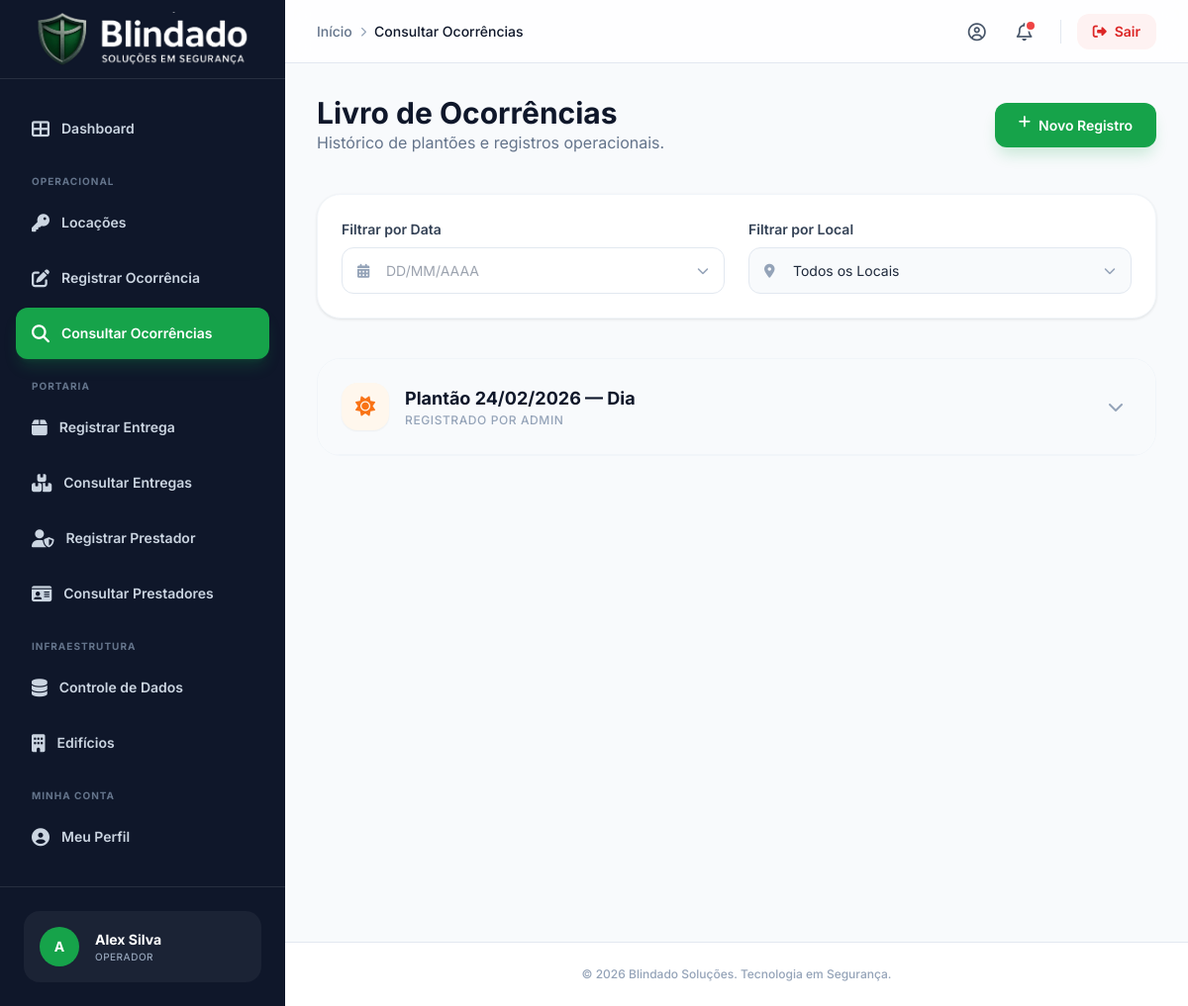
Page /admin/consultar_ocorrencia.php (signed in) on the committed database.
### tables this page shows
CREATE TABLE `ocorrencias` (
  `id` int(11) NOT NULL,
  `usuario_id` int(11) NOT NULL,
  `atualizado_por` int(11) DEFAULT NULL,
  `data_atualizacao` datetime DEFAULT NULL,
  `supervisor_nome` varchar(255) NOT NULL,
  `operadores_nomes` text NOT NULL,
  `edificio_id` int(11) DEFAULT NULL,
  `base_id` int(11) DEFAULT NULL,
  `descricao` text NOT NULL,
  `periodo_dia` enum('dia','noite') DEFAULT NULL,
  `data_ocorrencia` date NOT NULL,
  `data_criacao` timestamp NOT NULL DEFAULT current_timestamp()
);

CREATE TABLE `usuarios` (
  `id` int(11) NOT NULL,
  `nome` varchar(255) NOT NULL,
  `nome_real` varchar(255) DEFAULT NULL,
  `rg` varchar(20) DEFAULT NULL,
  `cpf` varchar(14) DEFAULT NULL,
  `data_admissao` date DEFAULT NULL,
  `numero_cartao` varchar(20) DEFAULT NULL,
  `foto_colaborador` varchar(255) DEFAULT NULL,
  `arquivo_cpf` varchar(255) DEFAULT NULL,
  `arquivo_rg` varchar(255) DEFAULT NULL,
  `categoria` enum('gerente','supervisor','administrativo','operador','colaborador','diretor','tecnico') NOT NULL,
  `funcao_id` int(11) DEFAULT NULL,
  `senha` varchar(255) NOT NULL,
  `status_chat` varchar(20) DEFAULT 'offline',
  `ultimo_acesso` datetime DEFAULT current_timestamp()
);

### admin/consultar_ocorrencia.php (the view, shortened to what this page needs)
<?php
require_once 'conexao.php';
require_once 'components/modern_calendar.php';
$query = "
    SELECT o.*,
           e.nome as edificio_nome,
           b.nome as base_nome,
           b_direta.nome as base_direta_nome,
           u.nome as autor_nome
    FROM ocorrencias o
    LEFT JOIN edificios e ON o.edificio_id = e.id
    LEFT JOIN bases b ON e.base_id = b.id
    LEFT JOIN bases b_direta ON o.base_id = b_direta.id
    JOIN usuarios u ON o.usuario_id = u.id
    WHERE 1=1
";
$query .= " ORDER BY o.data_ocorrencia DESC, o.periodo_dia DESC, o.id DESC";
$result = $conn->query($query);
$ocorrencias_raw = $result ? $result->fetch_all(MYSQLI_ASSOC) : [];
$livro_plantoes = [];
foreach ($ocorrencias_raw as $row) {
    $key = $row['data_ocorrencia'] . '_' . $row['periodo_dia'] . '_' . $row['usuario_id'];
    if (!isset($livro_plantoes[$key])) {
        $livro_plantoes[$key] = ['info' => $row, 'registros' => []];
    }
    $livro_plantoes[$key]['registros'][] = $row;
}
?>
<!DOCTYPE html>
<html lang="pt-br" class="h-full bg-slate-50">
<head>
    <script src="https://cdn.tailwindcss.com"></script>
    <link rel="stylesheet" href="https://cdnjs.cloudflare.com/ajax/libs/font-awesome/6.4.0/css/all.min.css">
    <link rel="stylesheet" href="style_modern.css">
</head>
<body class="h-full text-slate-800 antialiased">
    <div class="flex min-h-screen">
        <?php include 'components/sidebar.php'; ?>
        <div class="flex-1 flex flex-col overflow-hidden">
            <?php include 'components/header.php'; ?>
            <main class="flex-1 overflow-y-auto p-4 sm:p-8 custom-scrollbar">
                <div class="max-w-5xl mx-auto">
                    <div class="mb-10 flex flex-col sm:flex-row justify-between items-start sm:items-center gap-4 animate-fade-in">
                        <div>
                            <h1 class="text-3xl font-bold text-slate-900">Livro de Ocorrências</h1>
                            <p class="text-slate-500">Histórico de plantões e registros operacionais.</p>
                        </div>
                        <a href="registrar_ocorrencia.php" class="btn-primary">
                            <i class="fas fa-plus"></i>
                            <span>Novo Registro</span>
                        </a>
                    </div>
                    <div class="admin-card mb-10 animate-slide-up">
                        <form method="GET" class="grid grid-cols-1 md:grid-cols-2 gap-6" id="filterForm">
                            <div class="space-y-2">
                            </div>
                            <div class="space-y-2">
                                <label class="form-label">Filtrar por Local</label>
                                <div class="relative">
                                    <div class="absolute inset-y-0 left-0 pl-4 flex items-center pointer-events-none">
                                    </div>
                                    <select name="local_id" class="form-input pl-11 appearance-none" onchange="this.form.submit()">
                                        <option value="">Todos os Locais</option>
                                    </select>
                                    <div class="absolute inset-y-0 right-0 pr-4 flex items-center pointer-events-none">
                                    </div>
                                </div>
                            </div>
                        </form>
                    </div>
                    <?php if (empty($livro_plantoes)): ?>
                        <div class="text-center py-20 bg-white rounded-3xl border border-dashed border-slate-200 animate-fade-in">
                            <div class="h-20 w-20 bg-slate-50 rounded-full flex items-center justify-center mx-auto mb-4">
                                <i class="fas fa-calendar-times text-slate-300 text-3xl"></i>
                            </div>
                            <h3 class="text-lg font-bold text-slate-900">Nenhum registro encontrado</h3>
                            <p class="text-slate-400">Tente selecionar outra data ou local.</p>
                        </div>
                    <?php else: ?>
                        <div class="space-y-6 animate-slide-up">
                            <?php foreach ($livro_plantoes as $key => $plantao): $meta = $plantao['info']; ?>
                                <div class="plantao-card">
                                    <div class="plantao-header" onclick="toggleDetails('<?= $key ?>')">
                                        <div class="flex items-center gap-4">
                                            <div class="h-12 w-12 rounded-2xl <?= $meta['periodo_dia'] == 'dia' ? 'bg-orange-50 text-orange-500' : 'bg-blue-50 text-blue-500' ?> flex items-center justify-center shadow-sm">
                                                <i class="fas <?= $meta['periodo_dia'] == 'dia' ? 'fa-sun text-xl' : 'fa-moon text-xl' ?>"></i>
                                            </div>
                                            <div>
                                                <h3 class="font-bold text-slate-900 text-lg">Plantão <?= date('d/m/Y', strtotime($meta['data_ocorrencia'])) ?> — <?= ucfirst($meta['periodo_dia']) ?></h3>
                                                <p class="text-xs font-medium text-slate-400 uppercase tracking-wider">Registrado por <?= htmlspecialchars($meta['autor_nome']) ?></p>
                                            </div>
                                        </div>
                                        <div class="h-8 w-8 rounded-full hover:bg-slate-200 flex items-center justify-center transition-colors" id="btn-icon-<?= $key ?>">
                                            <i class="fas fa-chevron-down text-slate-400 transition-transform duration-300" id="icon-<?= $key ?>"></i>
                                        </div>
                                    </div>
                                </div>
                            <?php endforeach; ?>
                        </div>
                    <?php endif; ?>
                </div>
            </main>
            <footer class="border-t border-slate-200 bg-white p-6 text-center text-xs font-medium text-slate-400">
                <p>&copy; <?php echo date('Y'); ?> Blindado Soluções. Tecnologia em Segurança.</p>
            </footer>
        </div>
    </div>
</body>
</html>

### admin/style_modern.css (style rules this page uses)
:root { --primary-50: #f0fdf4; --primary-100: #dcfce7; --primary-200: #bbf7d0; --primary-300: #86efac; --primary-400: #4ade80; --primary-500: #22c55e; --primary-600: #16a34a; --primary-700: #15803d; --primary-800: #166534; --primary-900: #14532d; }
body { font-family: 'Inter', sans-serif; -webkit-font-smoothing: antialiased; -moz-osx-font-smoothing: grayscale; }
.animate-fade-in { animation: fadeIn 0.5s ease-out forwards; }
.animate-slide-up { animation: slideUp 0.5s ease-out forwards; }
.admin-card { border-radius: 1.5rem; background-color: white; padding: 1.5rem; box-shadow: 0 1px 3px 0 rgb(0 0 0 / 0.1); border: 1px solid #f1f5f9; transition: all 0.2s; }
.btn-primary { display: inline-flex; items-center: true; justify-content: center; gap: 0.5rem; border-radius: 0.75rem; background-color: #16a34a; padding: 0.75rem 1.5rem; font-size: 0.875rem; font-weight: 600; color: white; box-shadow: 0 10px 15px -3px rgba(22, 163, 74, 0.2); transition: all 0.2s; }
.form-input { width: 100%; border-radius: 0.75rem; border: 1px solid #e2e8f0; background-color: #f8fafc; padding: 0.75rem 1rem; font-size: 0.875rem; transition: all 0.2s; }
.form-label { margin-bottom: 0.5rem; display: block; font-size: 0.875rem; font-weight: 600; color: #334155; }

### admin/consultar_ocorrencia.php (style rules this page uses)
.plantao-card { background: white; border-radius: 1.5rem; border: 1px solid #f1f5f9; margin-bottom: 2rem; overflow: hidden; transition: all 0.3s ease; }
.plantao-header { background: #f8fafc; padding: 1.5rem; border-bottom: 1px solid #f1f5f9; cursor: pointer; display: flex; justify-content: space-between; align-items: center; }

### rows in the picture
ocorrencias: data_ocorrencia "24/02/2026", periodo_dia "Dia", atualizado_por.nome "ADMIN"

### other values in the picture
$avatar_letter "A"
$usuario_nome "Alex Silva"
$categoria_label "OPERADOR"
$crumb['label'] "Início"
$crumb['label'] "Consultar Ocorrências"
$label "Filtrar por Data"
